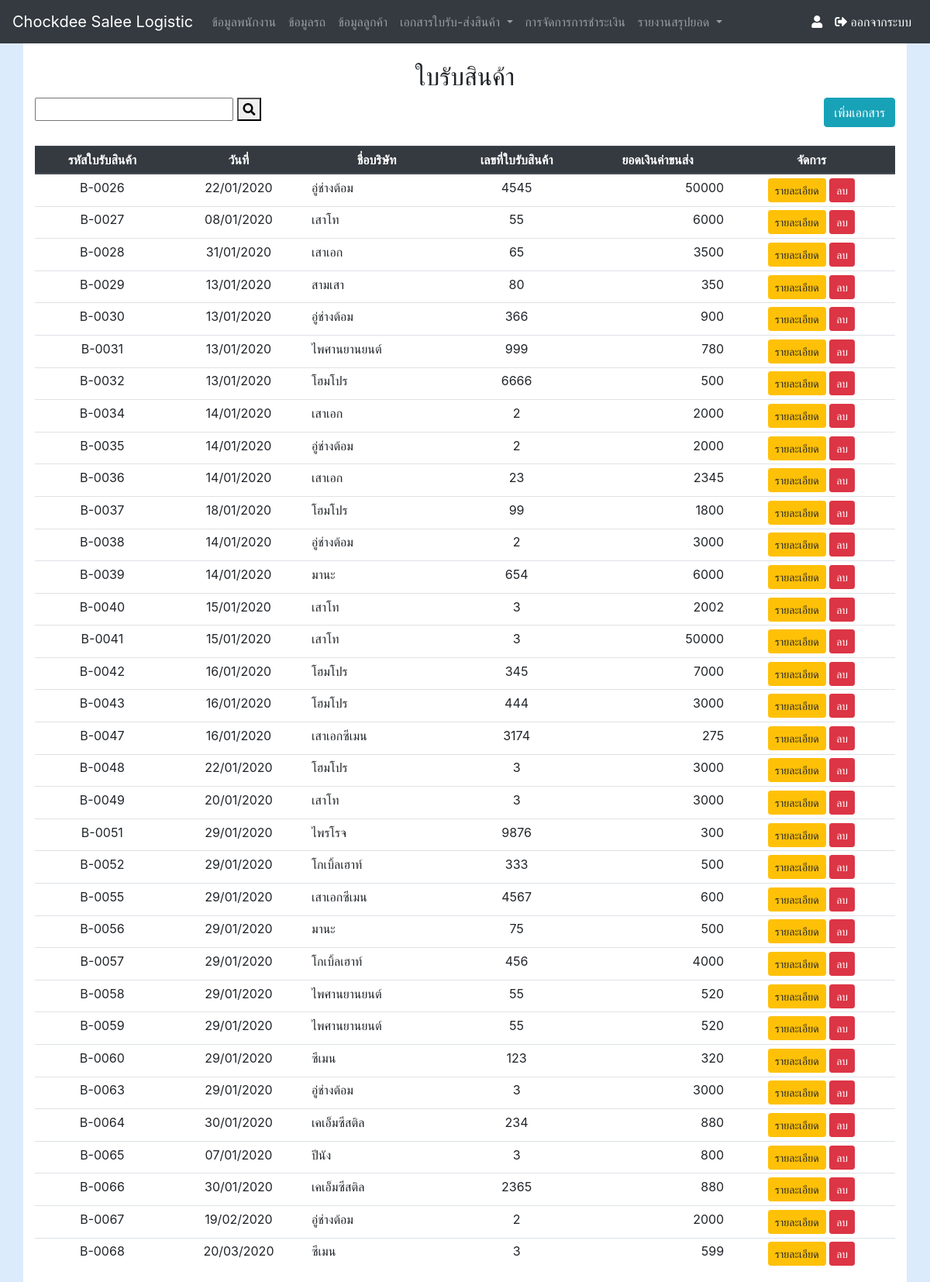
Page /waybill_show.php on the committed database.
### tables this page shows
CREATE TABLE `tb_waybill` (
  `wb_id` int(10) NOT NULL COMMENT 'auto',
  `wb_nbook` varchar(8) NOT NULL COMMENT 'เล่มที่',
  `wb_date` varchar(50) NOT NULL COMMENT 'วันที่',
  `wb_money` float NOT NULL COMMENT 'จำนวนเงิน',
  `wb_payment` enum('ยังไม่ได้ชำระ','ชำระแล้ว') NOT NULL COMMENT 'สถานะ',
  `wb_img` varchar(100) NOT NULL COMMENT 'รูปภาพ',
  `wb_nber` varchar(10) NOT NULL COMMENT 'เลขที่',
  `customer_id` varchar(10) NOT NULL COMMENT 'เรียกใช้มาจากตารางลูกค้า',
  `car_id` int(5) NOT NULL COMMENT 'เรียกใช้มาจากตารางข้อมูลรถ',
  `wb_id_set` varchar(8) DEFAULT NULL,
  `tb_inv_status` int(11) NOT NULL,
  `staff_id` int(11) NOT NULL
);

CREATE TABLE `tb_customer` (
  `cus_id` int(5) NOT NULL COMMENT 'รหัสลูกค้า',
  `customer_id` varchar(10) NOT NULL,
  `cus_compan` varchar(40) NOT NULL COMMENT 'ชื่อบริษัท',
  `cus_house` varchar(8) NOT NULL COMMENT 'บ้านเลขที่',
  `cus_vill` int(5) NOT NULL COMMENT 'หมู่ที่',
  `cus_sub` varchar(20) NOT NULL COMMENT 'ตำบล',
  `cus_area` varchar(20) NOT NULL COMMENT 'อำเภอ',
  `cus_pro` varchar(20) NOT NULL COMMENT 'จังหวัด',
  `cus_pos` varchar(5) NOT NULL COMMENT 'รหัสไปรษณีย์',
  `cus_tle` varchar(10) NOT NULL COMMENT 'เบอร์โทรศัพท์',
  `cus_tin` varchar(13) NOT NULL COMMENT 'เลขประจำตัวผู้เสียภาษี'
);

### waybill_show.php (the view, shortened to what this page needs)
<?php require_once('nevbar.php');
Nevbar(); ?>
<?php require_once('Connections/myconnect.php'); ?>
<?php
$query_waybill = "SELECT * FROM tb_waybill
LEFT JOIN tb_customer
ON tb_waybill.customer_id = tb_customer.cus_id
LEFT JOIN tb_car
ON tb_waybill.car_id = tb_car.car_id
WHERE (tb_customer.cus_sub LIKE '%".$_GET["txtKeyword"]."%' or tb_customer.cus_area LIKE '%".$_GET["txtKeyword"]."%' or cus_compan LIKE '%".$_GET["txtKeyword"]."%' or wb_payment LIKE '%".$_GET["txtKeyword"]."%' )
ORDER BY wb_id";
$waybill = mysql_query($query_waybill, $myconnect) or die(mysql_error());
?>
<!DOCTYPE html
    PUBLIC "-//W3C//DTD XHTML 1.0 Transitional//EN" "http://www.w3.org/TR/xhtml1/DTD/xhtml1-transitional.dtd">
<html xmlns="http://www.w3.org/1999/xhtml">
<head>
    <link rel="stylesheet" href="css/custom.css" />
</head>
<body>
    <div class="container">
        <br />
        <h2 align="center">ใบรับสินค้า</h2>
        <div class="row">
            <div class="col-sm-8">
                <form name="frmSearch" method="get" action="<?php echo $_SERVER['SCRIPT_NAME'];?>">
                    <input name="txtKeyword" type="text" id="txtKeyword" value="<?php echo $_GET["txtKeyword"];?>">
                    <button type="submit"><i class="fa fa-search"></i></button>
                </form>
            </div>
            <div class="col-sm-4 ">
                <div class="float-right"><a class="btn btn-info" href="waybill_insert.php">เพิ่มเอกสาร</a></button>
                </div>
            </div>
        </div>
        <br />
        <div class="table-responsive">
            <table class="table table-hover table-sm">
                <thead class="thead-dark">
                    <tr>
                        <th>
                            <div align="center">รหัสใบรับสินค้า</div>
                        </th>
                        <th>
                            <div align="center">วันที่</div>
                        </th>
                        <th>
                            <div align="center">ชื่อบริษัท</div>
                        </th>
                        <th>
                            <div align="center">เลขที่ใบรับสินค้า</div>
                        </th>
                        <th>
                            <div align="center">ยอดเงินค่าขนส่ง</div>
                        </th>
                        <th>
                            <div align="center">จัดการ</div>
                        </th>
                    </tr>
                </thead>
                <tbody>
                    <?php while($row_waybill = mysql_fetch_array($waybill)) { ?>
                    <tr>
                        <td height="33">
                            <div align="center"><?php echo $row_waybill["wb_id_set"]; ?></div>
                        </td>
                        <td>
                            <div align="center">
                                <?php $date=date_create($row_waybill['wb_date']); echo date_format($date,"d/m/Y"); ?>
                        </td>
                        <td>
                            <div><?php echo $row_waybill['cus_compan']; ?></div>
                        </td>
                        <td>
                            <div align="center"><?php echo $row_waybill['wb_nbook']; ?></div>
                        </td>
                        <td>
                            <div align="right"><?php echo $row_waybill['wb_money']; ?></div>
                        </td>
                        <td>
                            <div align="center">
                                <a class="btn btn-warning btn-sm" role="button"
                                    href="waybill_detail.php?id=<?php echo $row_waybill['wb_id']; ?>">รายละเอียด</a>
                                <a class="btn btn-danger btn-sm" role="button"
                                    href="waybill_del.php?id=<?php echo $row_waybill['wb_id']; ?>?staff_id=<?php echo $row_waybill['waybill_id']; ?>"
                                    onclick="return confirm('ยืนยันที่จะลบข้อมูลหรือไม่ ?')">ลบ</a>
                        </td>
                    </tr>
                    <? } ?>
                </tbody>
            </table>
        </div>
</body>
</html>

### css/custom.css (style rules this page uses)
body { background: #DCEBFC; }
.container { background: #FFF; height: 100%; min-height: calc(100vh - calc(3.5rem + 1px)); }

### rows in the picture
tb_waybill: wb_id_set "B-0026", wb_date "22/01/2020", customer.cus_compan "อู่ช่างต้อม", wb_nbook "4545", wb_money "50000"
tb_waybill: wb_id_set "B-0027", wb_date "08/01/2020", customer.cus_compan "เสาโท", wb_nbook "55", wb_money "6000"
tb_waybill: wb_id_set "B-0028", wb_date "31/01/2020", customer.cus_compan "เสาเอก", wb_nbook "65", wb_money "3500"
tb_waybill: wb_id_set "B-0029", wb_date "13/01/2020", customer.cus_compan "สามเสา", wb_nbook "80", wb_money "350"
tb_waybill: wb_id_set "B-0030", wb_date "13/01/2020", customer.cus_compan "อู่ช่างต้อม", wb_nbook "366", wb_money "900"
tb_waybill: wb_id_set "B-0031", wb_date "13/01/2020", customer.cus_compan "ไพศานยานยนต์", wb_nbook "999", wb_money "780"
tb_waybill: wb_id_set "B-0032", wb_date "13/01/2020", customer.cus_compan "โฮมโปร", wb_nbook "6666", wb_money "500"
tb_waybill: wb_id_set "B-0034", wb_date "14/01/2020", customer.cus_compan "เสาเอก", wb_nbook "2", wb_money "2000"
tb_waybill: wb_id_set "B-0035", wb_date "14/01/2020", customer.cus_compan "อู่ช่างต้อม", wb_nbook "2", wb_money "2000"
tb_waybill: wb_id_set "B-0036", wb_date "14/01/2020", customer.cus_compan "เสาเอก", wb_nbook "23", wb_money "2345"
tb_waybill: wb_id_set "B-0037", wb_date "18/01/2020", customer.cus_compan "โฮมโปร", wb_nbook "99", wb_money "1800"
tb_waybill: wb_id_set "B-0038", wb_date "14/01/2020", customer.cus_compan "อู่ช่างต้อม", wb_nbook "2", wb_money "3000"
tb_waybill: wb_id_set "B-0039", wb_date "14/01/2020", customer.cus_compan "มานะ", wb_nbook "654", wb_money "6000"
tb_waybill: wb_id_set "B-0040", wb_date "15/01/2020", customer.cus_compan "เสาโท", wb_nbook "3", wb_money "2002"
tb_waybill: wb_id_set "B-0041", wb_date "15/01/2020", customer.cus_compan "เสาโท", wb_nbook "3", wb_money "50000"
tb_waybill: wb_id_set "B-0042", wb_date "16/01/2020", customer.cus_compan "โฮมโปร", wb_nbook "345", wb_money "7000"
tb_waybill: wb_id_set "B-0043", wb_date "16/01/2020", customer.cus_compan "โฮมโปร", wb_nbook "444", wb_money "3000"
tb_waybill: wb_id_set "B-0047", wb_date "16/01/2020", customer.cus_compan "เสาเอกซีเมน", wb_nbook "3174", wb_money "275"
tb_waybill: wb_id_set "B-0048", wb_date "22/01/2020", customer.cus_compan "โฮมโปร", wb_nbook "3", wb_money "3000"
tb_waybill: wb_id_set "B-0049", wb_date "20/01/2020", customer.cus_compan "เสาโท", wb_nbook "3", wb_money "3000"
tb_waybill: wb_id_set "B-0051", wb_date "29/01/2020", customer.cus_compan "ไพรโรจ", wb_nbook "9876", wb_money "300"
tb_waybill: wb_id_set "B-0052", wb_date "29/01/2020", customer.cus_compan "โกเบิ้ลเฮาท์", wb_nbook "333", wb_money "500"
tb_waybill: wb_id_set "B-0055", wb_date "29/01/2020", customer.cus_compan "เสาเอกซีเมน", wb_nbook "4567", wb_money "600"
tb_waybill: wb_id_set "B-0056", wb_date "29/01/2020", customer.cus_compan "มานะ", wb_nbook "75", wb_money "500"
tb_waybill: wb_id_set "B-0057", wb_date "29/01/2020", customer.cus_compan "โกเบิ้ลเฮาท์", wb_nbook "456", wb_money "4000"
tb_waybill: wb_id_set "B-0058", wb_date "29/01/2020", customer.cus_compan "ไพศานยานยนต์", wb_nbook "55", wb_money "520"
tb_waybill: wb_id_set "B-0059", wb_date "29/01/2020", customer.cus_compan "ไพศานยานยนต์", wb_nbook "55", wb_money "520"
tb_waybill: wb_id_set "B-0060", wb_date "29/01/2020", customer.cus_compan "ซีเมน", wb_nbook "123", wb_money "320"
tb_waybill: wb_id_set "B-0063", wb_date "29/01/2020", customer.cus_compan "อู่ช่างต้อม", wb_nbook "3", wb_money "3000"
tb_waybill: wb_id_set "B-0064", wb_date "30/01/2020", customer.cus_compan "เคเอ็มซีสติล", wb_nbook "234", wb_money "880"
tb_waybill: wb_id_set "B-0065", wb_date "07/01/2020", customer.cus_compan "ปีนัง", wb_nbook "3", wb_money "800"
tb_waybill: wb_id_set "B-0066", wb_date "30/01/2020", customer.cus_compan "เคเอ็มซีสติล", wb_nbook "2365", wb_money "880"
tb_waybill: wb_id_set "B-0067", wb_date "19/02/2020", customer.cus_compan "อู่ช่างต้อม", wb_nbook "2", wb_money "2000"
tb_waybill: wb_id_set "B-0068", wb_date "20/03/2020", customer.cus_compan "ซีเมน", wb_nbook "3", wb_money "599"
